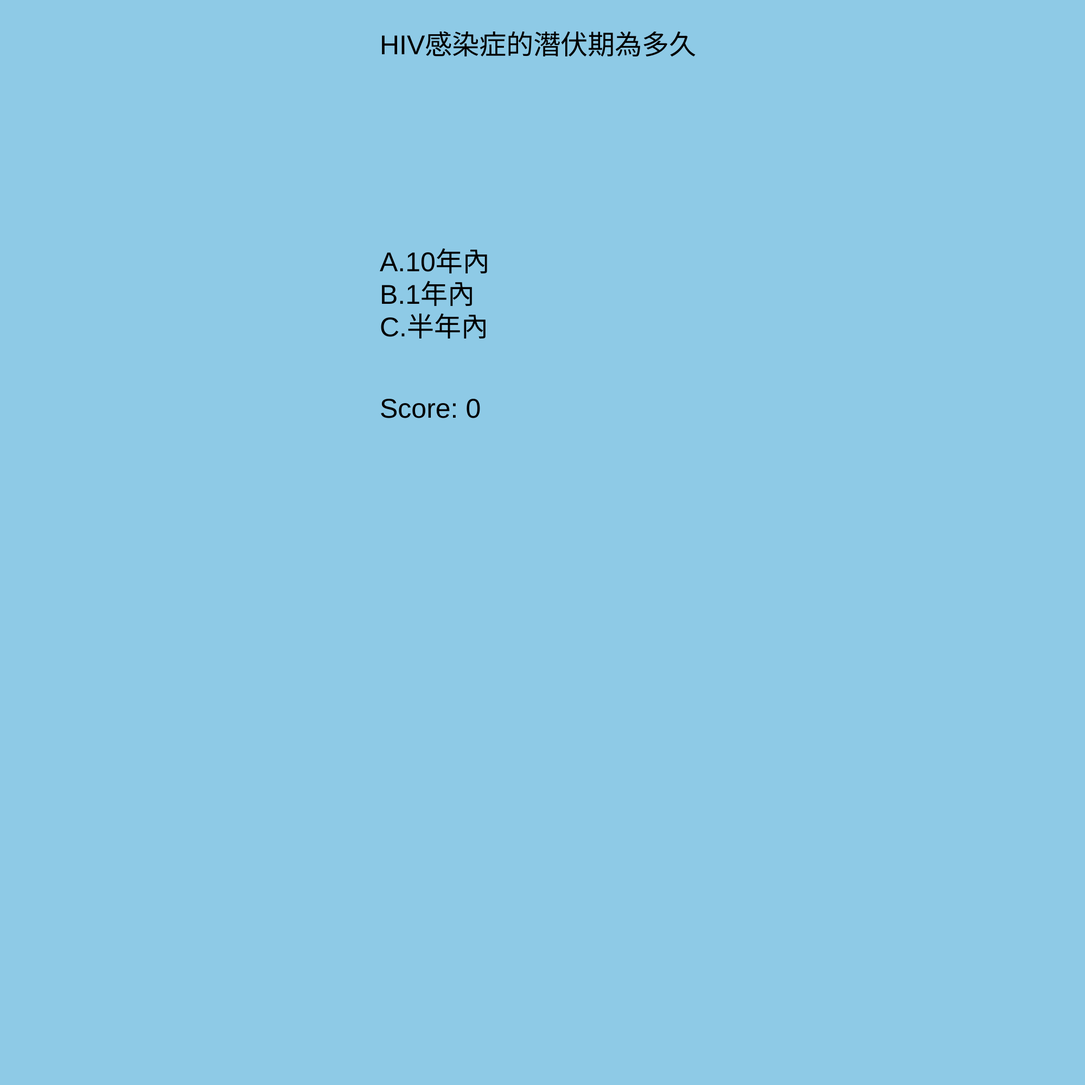
Frame 1 (no input)
Frame 60 (no input): identical to frame 1, image omitted
Frame 120 (the mouse pressed at the canvas centre since frame 60): identical to frame 1, image omitted

The p5.js sketch that drew this single still picture (run headless with seeded random() and noise() and a simulated clock; from frame 60 on, the mouse is pressed at the canvas centre):

// p5.js sketch
// ── sketch.js
let questions = [
  {
    question: "HIV感染症的潛伏期為多久",
    choices: ["A.10年內", "B.1年內", "C.半年內"],
    answer: "A.10年內"
  },
  
];

let currentQuestion = 0;
let score = 0;

function setup() {
  createCanvas(2000, 2000);
  textSize(50);
}

function draw() {
  background("#8ecae6");
  text(questions[currentQuestion].question, 700, 100);

  let choices = questions[currentQuestion].choices;
  let spacing = 60; // 調整選項之間的垂直間距
  for (let i = 0; i < choices.length; i++) {
    let x = 700;
    let y = 500 + i * spacing;
    text(choices[i], x, y);
  }

  text("Score: " + score, 700, 770);
}

function mouseClicked() {
  let choices = questions[currentQuestion].choices;
  for (let i = 0; i < choices.length; i++) {
    let x = 700;
    let y = 500 + i * 60;
    if (
      mouseX > x &&
      mouseX < x + textWidth(choices[i]) &&
      mouseY > y - textAscent() &&
      mouseY < y
    ) {
      if (choices[i] === questions[currentQuestion].answer) {
        score++;
      }
      currentQuestion++;
      if (currentQuestion >= questions.length) {
        currentQuestion = 0;
      }
    }
  }
}
